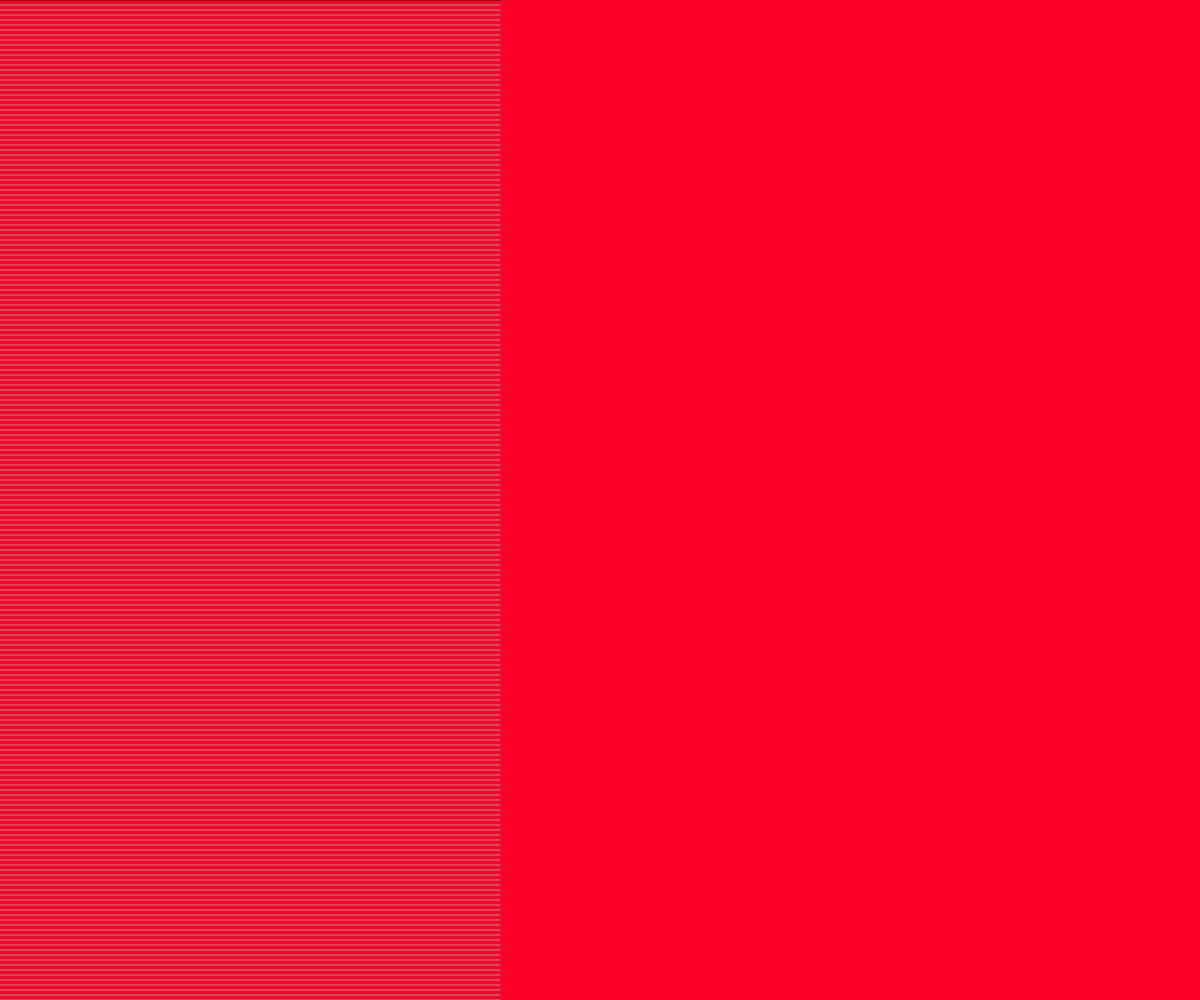
Frame 1 (no input)
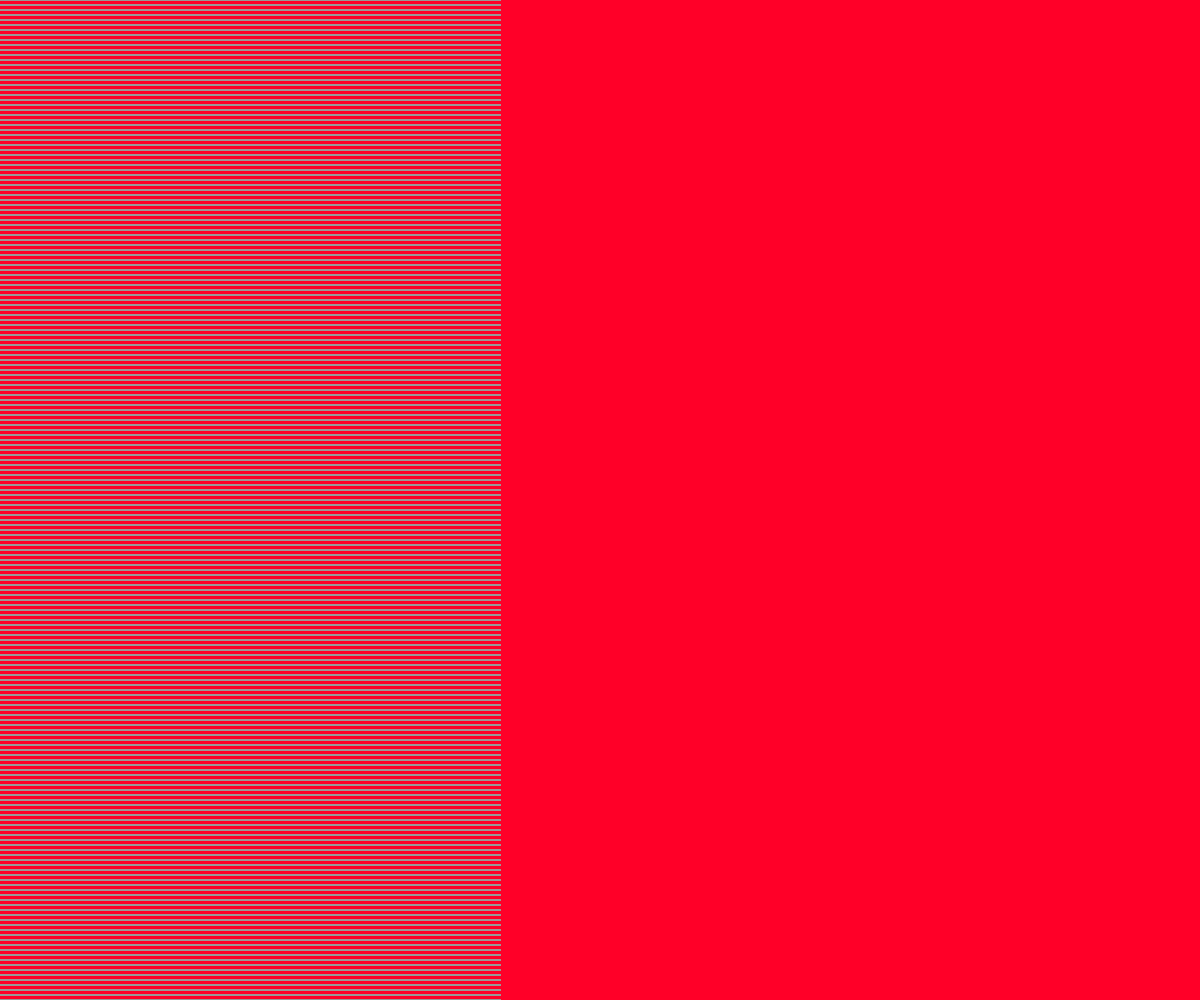
Frame 60 (no input)
Frame 120 (the mouse pressed at the canvas centre since frame 60): identical to frame 60, image omitted

The p5.js sketch that drew these frames (run headless with seeded random() and noise() and a simulated clock; from frame 60 on, the mouse is pressed at the canvas centre):

// p5.js sketch
// ── sketch.js
let canvas;

function setup () {
canvas = createCanvas(windowWidth,windowHeight);
canvas.position(0,0);
canvas.style('z-index', '-1')
  background(255, 0, 40);
}

function draw () {

  for(let i = 0; i<windowWidth; i+=5){
    line(0, i, 500, i);
    stroke(153);
    fill(255);
  }
}
